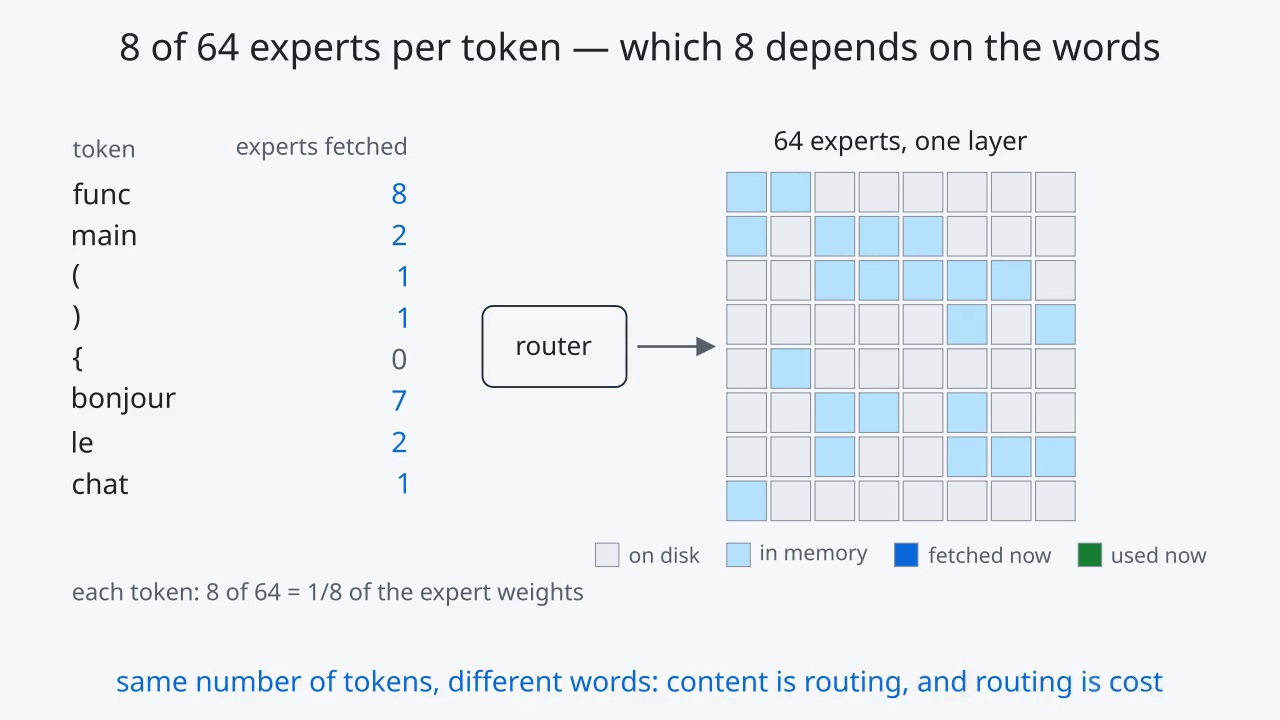

Generate this figure with Python:
"""Chapter 7 animation: a router picks 8 of 64 experts per token, and content decides the cost.

One layer's 64 experts start on disk. Each token's 8 picks are either already in memory (a hit)
or fetched (a miss). A run of Go tokens keeps choosing from the same experts, so after the first
token little is fetched; a French word routes elsewhere and the fetches come back. The routing is
illustrative (a fixed seed, two clusters), not a recording of a real model, and the cache is
drawn without a capacity limit, so nothing is evicted.

Render (ManimGX, Python 3.13+; https://manimgx.academa.ai):

    manimgx inspect docs/book/07-anim-moe-routing.py
    manimgx render  docs/book/07-anim-moe-routing.py -r 1280x720 --fps 30

Colours are the book's SVG palette.
"""

import random

import manimgx as m

BG = "#f6f8fa"
INK = "#1f2328"
MUTED = "#57606a"
GRID = "#8c959f"
CELL = "#eaeef2"
BLUE = "#0969da"
BLUE_SOFT = "#b6e3ff"  # a step darker than the other scenes: it must read against on-disk grey
GREEN = "#1a7f37"

m.config.background_color = BG

FONT = "Noto Sans"
N, TOPK = 64, 8
S = 0.44  # expert cell
GRID_CENTER = [2.9, 0.15, 0]
TOKENS = ["func", "main", "(", ")", "{", "bonjour", "le", "chat"]
FRENCH_FROM = 5  # index of the first French token


def routing() -> list:
    """Each token's 8 experts: Go tokens draw from one cluster, French ones from another."""
    rng = random.Random(7)
    cells = list(range(N))
    rng.shuffle(cells)
    code, french = cells[:12], cells[12:24]
    picks = []
    for t in range(len(TOKENS)):
        pool = code if t < FRENCH_FROM else french
        chosen = rng.sample(pool, TOPK if t != FRENCH_FROM else TOPK - 1)
        if t == FRENCH_FROM:
            chosen.append(rng.choice(code))  # a word shares a little with what came before
        picks.append(chosen)
    return picks


def label(text: str, size: int = 22, color: str = MUTED) -> m.Text:
    return m.Text(text, font=FONT, font_size=size, color=color)


class MoERouting(m.Scene):
    def construct(self) -> None:
        title = label("8 of 64 experts per token — which 8 depends on the words", 32, INK)
        title.to_edge(m.UP, buff=0.35)
        self.add(title)

        experts = m.VGroup(*[
            m.Square(side_length=S, color=GRID, stroke_width=1.2, fill_color=CELL, fill_opacity=1)
            for _ in range(N)
        ]).arrange_in_grid(rows=8, cols=8, buff=0.05).move_to(GRID_CENTER)
        grid_lbl = label("64 experts, one layer", 22, INK).next_to(experts, m.UP, buff=0.18)

        def swatch(fill: str, stroke: str = GRID) -> m.Square:
            return m.Square(side_length=0.26, color=stroke, stroke_width=1.2, fill_color=fill, fill_opacity=1)

        legend = m.VGroup(
            m.VGroup(swatch(CELL), label("on disk", 18)).arrange(m.RIGHT, buff=0.12),
            m.VGroup(swatch(BLUE_SOFT), label("in memory", 18)).arrange(m.RIGHT, buff=0.12),
            m.VGroup(swatch(BLUE), label("fetched now", 18)).arrange(m.RIGHT, buff=0.12),
            m.VGroup(swatch(GREEN), label("used now", 18)).arrange(m.RIGHT, buff=0.12),
        ).arrange(m.RIGHT, buff=0.3).next_to(experts, m.DOWN, buff=0.25)

        # Left: the token stream and what each token cost.
        lx, rx, top = -6.3, -2.6, 1.85
        head = m.VGroup(
            label("token", 20).move_to([lx, top + 0.5, 0], aligned_edge=m.LEFT),
            label("experts fetched", 20).move_to([rx, top + 0.5, 0], aligned_edge=m.RIGHT),
        )
        router = m.RoundedRectangle(corner_radius=0.12, width=1.6, height=0.9, color=INK, stroke_width=2,
                                    fill_color=BG, fill_opacity=1).move_to([-0.95, 0.15, 0])
        router_lbl = label("router", 22, INK).move_to(router)
        arrow = m.Arrow(router.get_right(), experts.get_left(), buff=0.12, color=MUTED, stroke_width=3)
        per_tok = label("each token: 8 of 64 = 1/8 of the expert weights", 20)
        per_tok.move_to([lx, -2.6, 0], aligned_edge=m.LEFT)

        self.play(*[m.FadeIn(x) for x in (experts, grid_lbl, legend, head, router, router_lbl, arrow)],
                  run_time=0.8)
        self.play(m.FadeIn(per_tok), run_time=0.4)

        resident = set()
        picks = routing()
        for t, word in enumerate(TOKENS):
            fast = 1.0 if t in (0, 1, FRENCH_FROM) else 0.7
            y = top - t * 0.46
            tok = label(word, 24, INK).move_to([lx, y, 0], aligned_edge=m.LEFT)
            self.play(m.FadeIn(tok, shift=m.RIGHT * 0.15), router.animate.set_stroke(BLUE, 3),
                      run_time=0.3 * fast)

            hits = [i for i in picks[t] if i in resident]
            misses = [i for i in picks[t] if i not in resident]
            self.play(
                *[experts[i].animate.set_fill(BLUE, 1) for i in misses],
                *[experts[i].animate.set_fill(GREEN, 1) for i in hits],
                run_time=0.5 * fast,
            )
            cost = label(str(len(misses)), 24, BLUE if misses else MUTED)
            cost.move_to([rx, y, 0], aligned_edge=m.RIGHT)
            self.play(*[experts[i].animate.set_fill(GREEN, 1) for i in misses], m.FadeIn(cost), run_time=0.3 * fast)
            resident.update(picks[t])
            self.play(*[experts[i].animate.set_fill(BLUE_SOFT, 1) for i in picks[t]],
                      router.animate.set_stroke(INK, 2), run_time=0.3 * fast)
            if t == FRENCH_FROM - 1:
                self.wait(0.6)

        self.wait(0.5)
        closing = label("same number of tokens, different words: content is routing, and routing is cost", 24, BLUE)
        closing.move_to([0, -3.6, 0])
        self.play(m.Write(closing), run_time=1.0)
        self.wait(3.5)
